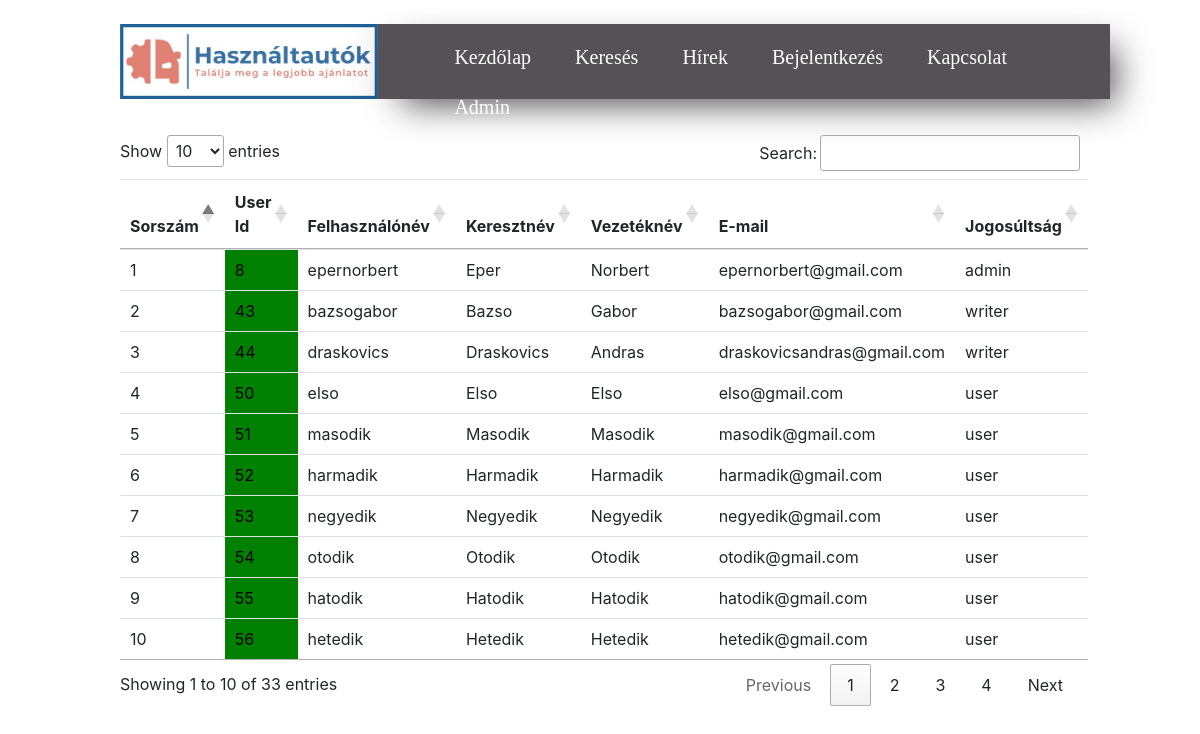
The page /admin/admin.php?login=success (signed in) on the database its author committed.
### tables this page shows
CREATE TABLE `users` (
  `user_id` int(11) NOT NULL,
  `user_uid` varchar(256) NOT NULL,
  `user_first` varchar(256) NOT NULL,
  `user_last` varchar(256) NOT NULL,
  `user_email` varchar(256) NOT NULL,
  `user_pwd` varchar(256) NOT NULL,
  `user_usertype` varchar(255) NOT NULL DEFAULT 'user',
  `user_telephone` int(11) NOT NULL,
  `user_city` varchar(30) NOT NULL
);

### admin/admin.php (the view, shortened to what this page needs)
<!DOCTYPE html>
<html lang="en">
<head>
    <link type="text/css" rel="stylesheet" href="css/admin.css">
    <link rel="stylesheet" href="https://cdnjs.cloudflare.com/ajax/libs/font-awesome/4.7.0/css/font-awesome.min.css">
    <link rel="stylesheet" href="https://stackpath.bootstrapcdn.com/bootstrap/4.5.2/css/bootstrap.min.css">
    <link rel="stylesheet"  href="https://cdn.datatables.net/1.10.21/css/jquery.dataTables.min.css" >
</head>
<body>
<div>
    <img class="logo" src="../peugeot_208/logohd.jpg" height="75">
</div>
<div class="navbar">
    <ul>
        <li><a href="../index.php">Kezdőlap</a></li>
        <li><a href="#">Keresés</a></li>
        <li><a href="../news.php">Hírek</a></li>
        <li><a href="../login.php">Bejelentkezés</a></li>
        <li><a href="#">Kapcsolat</a></li>
        <?php
            if(isset($_SESSION['u_id'])){
                echo '<li class="navbar_li"><a class="navbar_a" href="admin.php">Admin</a></li>';
            }
        ?>
    </ul>
</div>
<?php
include '../action.php';
    $sql = "SELECT * FROM users";
    $result = mysqli_query($conn, $sql);
    $resultcheck = mysqli_num_rows($result);
    echo '<div style="margin: 0 10%; margin-bottom: 10px;">';
    echo '<table class="table table-fluid" id="myTable" >
                    <thead>
                        <tr>
                            <th>Sorszám</th>
                            <th>User Id</th>
                            <th>Felhasználónév</th>
                            <th>Keresztnév</th>
                            <th>Vezetéknév</th>
                            <th>E-mail</th>
                            <th>Jogosúltság</th>
                        </tr>
                    </thead>';
    $i = 0;
    if($resultcheck > 0){
        while($row = mysqli_fetch_assoc($result)){
            $i++;
            echo  '<tr>
                        <td>'.$i.'</td>
                        <td style="background-color: green;">
                            <a style="color: black; text-decoration: none;" href=check_advertisement.php?user_id=' . $row['user_id'].'>'.$row['user_id'].'
                            </a>
                        </td>
                        <td>'.$row['user_uid'].'</td>
                        <td>'.$row['user_first'].'</td>
                        <td>'.$row['user_last'].'</td>
                        <td>'.$row['user_email'].'</td>
                        <td>'.$row['user_usertype'].'</td>
                        </a>
                    </tr>';
        }
    }
    echo '</div>';
?>
<br>
</body>
</html>

### admin/css/admin.css (style rules this page uses)
body { margin: 0; background-color: white; }
.logo { float: left; display: inline-block; margin-top: 2%; margin-left: 10%; }
.navbar { box-shadow: 14px 14px 36px -10px rgba(0,0,0,0.75); background: #565057; padding: 0; float: left; margin: 2% 0 3% 0; width: 61%; font-family: "Times New Roman", Times, serif; height: 75px; }
.navbar li { display: inline-block; padding: 0; vertical-align: middle; }
.navbar a { text-decoration: none; position: relative; display: block; padding: 10px 5px; margin: 0 15px; font-size: 20px; transition: color 0.1s,background-color 0.1s,padding 0.2s ease-in; color: white; }
.navbar a::before { content: ''; display: block; position: absolute; bottom: 3px; left: 0; height: 3px; width: 100%; background-color: blue; transform-origin: right top; transform: scale(0, 1); transition: color 0.1s,transform 0.2s ease-out; }

### rows shown on the page
users: user_id "8", user_uid "epernorbert", user_first "Eper", user_last "Norbert", user_email "epernorbert@gmail.com", user_usertype "admin"
users: user_id "43", user_uid "bazsogabor", user_first "Bazso", user_last "Gabor", user_email "bazsogabor@gmail.com", user_usertype "writer"
users: user_id "44", user_uid "draskovics", user_first "Draskovics", user_last "Andras", user_email "draskovicsandras@gmail.com", user_usertype "writer"
users: user_id "50", user_uid "elso", user_first "Elso", user_last "Elso", user_email "elso@gmail.com", user_usertype "user"
users: user_id "51", user_uid "masodik", user_first "Masodik", user_last "Masodik", user_email "masodik@gmail.com", user_usertype "user"
users: user_id "52", user_uid "harmadik", user_first "Harmadik", user_last "Harmadik", user_email "harmadik@gmail.com", user_usertype "user"
users: user_id "53", user_uid "negyedik", user_first "Negyedik", user_last "Negyedik", user_email "negyedik@gmail.com", user_usertype "user"
users: user_id "54", user_uid "otodik", user_first "Otodik", user_last "Otodik", user_email "otodik@gmail.com", user_usertype "user"
users: user_id "55", user_uid "hatodik", user_first "Hatodik", user_last "Hatodik", user_email "hatodik@gmail.com", user_usertype "user"
users: user_id "56", user_uid "hetedik", user_first "Hetedik", user_last "Hetedik", user_email "hetedik@gmail.com", user_usertype "user"
